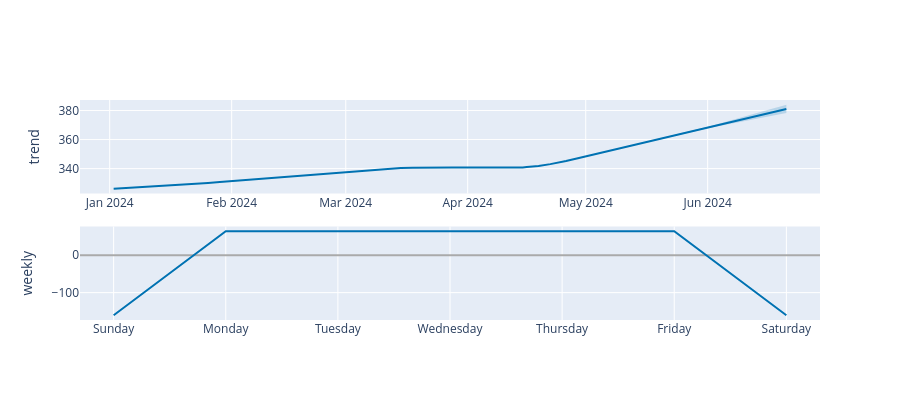

Source (notebook cell):
### Code cell
# Visualize the forecast
plot_plotly(model, forecast)

# Visualize the model components
plot_components_plotly(model, forecast)

### Figure 1 — Plotly figure (JSON) as saved in the notebook; plotly's stock layout.template omitted (floating-point values rounded to 4 significant figures; data arrays with more than 128 entries replaced by an {"elided": "..."} marker saying what was removed)
{"data": [{"line": {"color": "#0072B2", "width": 2}, "mode": "lines", "name": "trend", "type": "scatter", "x": {"elided": "129 str values"}, "xaxis": "x", "y": {"elided": "129 float values"}, "yaxis": "y"}, {"line": {"color": "rgba(0, 114, 178, 0.2)", "width": 0}, "mode": "lines", "name": "trend_upper", "type": "scatter", "x": {"elided": "129 str values"}, "xaxis": "x", "y": {"elided": "129 float values"}, "yaxis": "y"}, {"fill": "tonexty", "fillcolor": "rgba(0, 114, 178, 0.2)", "line": {"color": "rgba(0, 114, 178, 0.2)", "width": 0}, "mode": "lines", "name": "trend_lower", "type": "scatter", "x": {"elided": "129 str values"}, "xaxis": "x", "y": {"elided": "129 float values"}, "yaxis": "y"}, {"line": {"color": "#0072B2", "width": 2}, "mode": "lines", "name": "weekly", "type": "scatter", "x": ["2017-01-01T00:00:00", "2017-01-02T00:00:00", "2017-01-03T00:00:00", "2017-01-04T00:00:00", "2017-01-05T00:00:00", "2017-01-06T00:00:00", "2017-01-07T00:00:00"], "xaxis": "x2", "y": [-160.7, 64.21, 64.44, 63.87, 64.5, 64.49, -160.7], "yaxis": "y2"}], "layout": {"height": 400, "showlegend": false, "width": 900, "xaxis": {"anchor": "y", "domain": [0, 1], "range": ["2023-12-24T10:48:00", "2024-06-29T13:12:00"], "type": "date"}, "xaxis2": {"anchor": "y2", "domain": [0, 1], "range": ["2016-12-31T16:48:00", "2017-01-07T07:12:00"], "tickformat": "%A", "type": "date"}, "yaxis": {"anchor": "x", "domain": [0.575, 1], "rangemode": "normal", "title": {"text": "trend"}, "zerolinecolor": "#AAA"}, "yaxis2": {"anchor": "x2", "domain": [0, 0.425], "title": {"text": "weekly"}, "zerolinecolor": "#AAA"}}}
